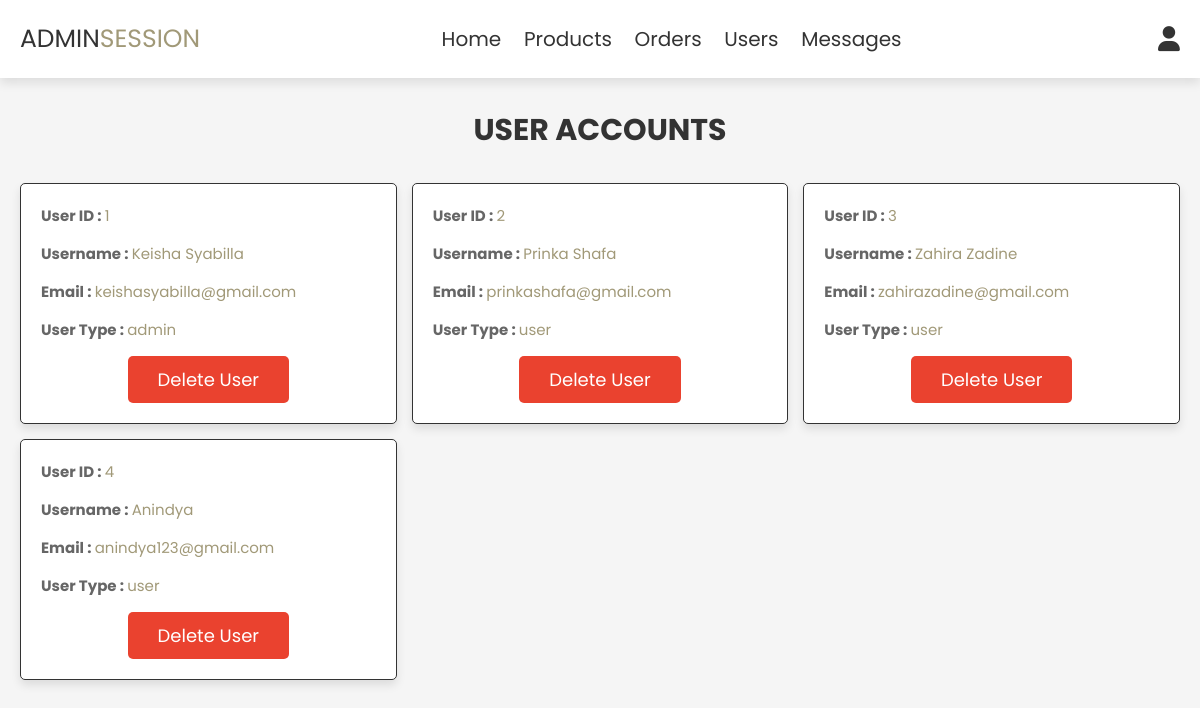
/admin_users.php (signed in), run on the app's committed database.
### tables this page shows
CREATE TABLE `users` (
  `id` int(100) NOT NULL,
  `name` varchar(100) NOT NULL,
  `email` varchar(100) NOT NULL,
  `password` varchar(100) NOT NULL,
  `user_type` varchar(20) NOT NULL DEFAULT 'user'
);

### admin_users.php (the view, shortened to what this page needs)
<?php
include 'config.php';
?>
<!DOCTYPE html>
<html lang="en">
<head>
   <link rel="stylesheet" href="https://cdnjs.cloudflare.com/ajax/libs/font-awesome/6.0.0/css/all.min.css">
   <link rel="stylesheet" href="css/admin_style.css">
</head>
<body>
<?php include 'admin_header.php'; ?>
<section class="users">
   <h1 class="title"> User Accounts </h1>
   <div class="box-container">
      <?php
         $select_users = mysqli_query($conn, "SELECT * FROM `users`") or die('query failed');
         while($fetch_users = mysqli_fetch_assoc($select_users)){
      ?>
      <div class="box">
         <p> User ID : <span><?php echo $fetch_users['id']; ?></span> </p>
         <p> Username : <span><?php echo $fetch_users['name']; ?></span> </p>
         <p> Email : <span><?php echo $fetch_users['email']; ?></span> </p>
         <p> User Type : <span><?php echo $fetch_users['user_type']; ?></span> </p>
         <a href="admin_users.php?delete=<?php echo $fetch_users['id']; ?>" onclick="return confirm('Delete this User?');" class="delete-btn">Delete User</a>
      </div>
      <?php
         };
      ?>
   </div>
</section>
</body>
</html>

### css/admin_style.css (style rules this page uses)
:root { --main-color: #a19978; --red: #ea422f; --orange: #e9b562; --black: #333; --white: #fff; --light-color: #666; --light-white: #ccc; --light-background: #f5f5f5; --border: 0.1rem solid var(--black); --box-shadow: 0 0.5rem 1rem rgba(0, 0, 0, 0.1); }
* { font-family: "Poppins", sans-serif; margin: 0; padding: 0; box-sizing: border-box; outline: none; border: none; text-decoration: none; transition: all 0.2s linear; }
html { font-size: 62.5%; overflow-x: hidden; }
body { background-color: var(--light-background); }
section { padding: 3rem 2rem; }
.title { text-align: center; margin-bottom: 3rem; text-transform: uppercase; color: var(--black); font-size: 3rem; }
.btn, .option-btn, .delete-btn, .white-btn { display: inline-block; margin-top: 1rem; padding: 1rem 3rem; cursor: pointer; color: var(--white); font-size: 1.8rem; border-radius: 0.5rem; text-transform: capitalize; }
.delete-btn { background-color: var(--red); }
.users .box-container { display: grid; grid-template-columns: repeat(auto-fit, minmax(30rem, 1fr)); justify-content: center; gap: 1.5rem; max-width: 1200px; margin: 0 auto; align-items: flex-start; }
.users .box-container .box { background-color: var(--white); padding: 2rem; border: var(--border); box-shadow: var(--box-shadow); border-radius: 0.5rem; text-align: left; display: flex; flex-direction: column; }
.users .box-container .box p { width: 100%; padding-bottom: 1.5rem; font-size: 1.5rem; color: var(--light-color); font-weight: bold; }
.users .box-container .box p span { color: var(--main-color); font-weight: normal; }
.users .box-container .box .delete-btn { margin-top: auto; align-self: center; }

### data on the page
users: id "1", name "Keisha Syabilla", email "keishasyabilla@gmail.com", user_type "admin"
users: id "2", name "Prinka Shafa", email "prinkashafa@gmail.com", user_type "user"
users: id "3", name "Zahira Zadine", email "zahirazadine@gmail.com", user_type "user"
users: id "4", name "Anindya", email "anindya123@gmail.com", user_type "user"
